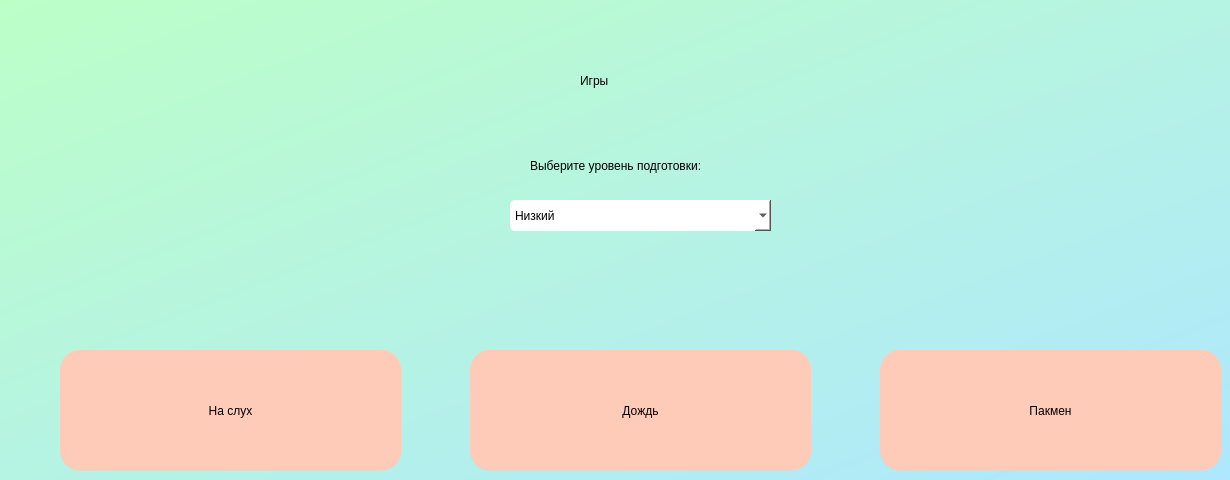
    <widget class="QWidget" name="Games">
     <property name="styleSheet">
      <string notr="true">background-color: qlineargradient(spread:pad, x1:0, y1:0, x2:1, y2:1, stop:0 rgba(188, 255, 199, 255), stop:1 rgba(174, 231, 255, 255));</string>
     </property>
     <widget class="QLabel" name="label_9">
      <property name="geometry">
       <rect>
        <x>580</x>
        <y>50</y>
        <width>121</width>
        <height>61</height>
       </rect>
      </property>
      <property name="styleSheet">
       <string notr="true">font: 30pt &quot;Montserrat Medium&quot;;
background-color:  rgba(188, 255, 199, 0)</string>
      </property>
      <property name="text">
       <string>Игры</string>
      </property>
     </widget>
     <widget class="QComboBox" name="comboBox_2">
      <property name="geometry">
       <rect>
        <x>510</x>
        <y>200</y>
        <width>261</width>
        <height>31</height>
       </rect>
      </property>
      <property name="styleSheet">
       <string notr="true"> border-radius: 5px;
background-color: white;
font: 10pt &quot;Roboto&quot;;</string>
      </property>
      <property name="editable">
       <bool>false</bool>
      </property>
      <property name="currentText">
       <string>Низкий</string>
      </property>
      <item>
       <property name="text">
        <string>Низкий</string>
       </property>
      </item>
      <item>
       <property name="text">
        <string>Средний</string>
       </property>
      </item>
      <item>
       <property name="text">
        <string>Высокий</string>
       </property>
      </item>
     </widget>
     <widget class="QLabel" name="choose_2">
      <property name="geometry">
       <rect>
        <x>530</x>
        <y>150</y>
        <width>231</width>
        <height>31</height>
       </rect>
      </property>
      <property name="styleSheet">
       <string notr="true">background-color: rgba(0, 0, 0, 0);
font: 11pt &quot;Roboto&quot;;</string>
      </property>
      <property name="text">
       <string>Выберите уровень подготовки:</string>
      </property>
     </widget>
     <widget class="QPushButton" name="hear">
      <property name="geometry">
       <rect>
        <x>60</x>
        <y>350</y>
        <width>341</width>
        <height>121</height>
       </rect>
      </property>
      <property name="styleSheet">
       <string notr="true">QPushButton{
	background-color: rgb(255, 203, 185);
	font: 15pt &quot;Montserrat Medium&quot;;
	border-radius: 20px;
}

QPushButton:hover {
	font-size: 17pt;   
}

QPushButton:pressed {
	background-color: rgb(229, 182, 166);	   
}</string>
      </property>
      <property name="text">
       <string>На слух</string>
      </property>
     </widget>
     <widget class="QPushButton" name="pack">
      <property name="geometry">
       <rect>
        <x>880</x>
        <y>350</y>
        <width>341</width>
        <height>121</height>
       </rect>
      </property>
      <property name="styleSheet">
       <string notr="true">QPushButton{
	background-color: rgb(255, 203, 185);
	font: 15pt &quot;Montserrat Medium&quot;;
	border-radius: 20px;
}

QPushButton:hover {
	font-size: 17pt;   
}

QPushButton:pressed {
	background-color: rgb(229, 182, 166);	   
}</string>
      </property>
      <property name="text">
       <string>Пакмен</string>
      </property>
     </widget>
     <widget class="QPushButton" name="rain">
      <property name="geometry">
       <rect>
        <x>470</x>
        <y>350</y>
        <width>341</width>
        <height>121</height>
       </rect>
      </property>
      <property name="styleSheet">
       <string notr="true">QPushButton{
	background-color: rgb(255, 203, 185);
	font: 15pt &quot;Montserrat Medium&quot;;
	border-radius: 20px;
}

QPushButton:hover {
	font-size: 17pt;   
}

QPushButton:pressed {
	background-color: rgb(229, 182, 166);	   
}</string>
      </property>
      <property name="text">
       <string>Дождь</string>
      </property>
     </widget>
    </widget>
